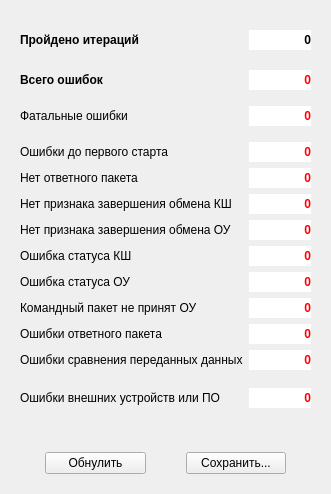
<?xml version="1.0" encoding="UTF-8"?>
<ui version="4.0">
 <class>VarTestErr</class>
 <widget class="QWidget" name="VarTestErr">
  <property name="geometry">
   <rect>
    <x>0</x>
    <y>0</y>
    <width>331</width>
    <height>494</height>
   </rect>
  </property>
  <property name="windowTitle">
   <string>Перебор параметров командного слова. Статистика ошибок.</string>
  </property>
  <property name="windowIcon">
   <iconset resource="../tgca/tgca.qrc">
    <normaloff>:/pictogram/dragdroprobot-example.png</normaloff>:/pictogram/dragdroprobot-example.png</iconset>
  </property>
  <layout class="QGridLayout" name="gridLayout" columnstretch="3,1">
   <property name="leftMargin">
    <number>20</number>
   </property>
   <property name="topMargin">
    <number>30</number>
   </property>
   <property name="rightMargin">
    <number>20</number>
   </property>
   <property name="bottomMargin">
    <number>0</number>
   </property>
   <item row="13" column="1">
    <widget class="QLabel" name="errReceive">
     <property name="minimumSize">
      <size>
       <width>0</width>
       <height>20</height>
      </size>
     </property>
     <property name="font">
      <font>
       <weight>75</weight>
       <bold>true</bold>
      </font>
     </property>
     <property name="styleSheet">
      <string notr="true">color: rgb(255, 0, 0);
background-color: rgb(255, 255, 255);</string>
     </property>
     <property name="text">
      <string>0</string>
     </property>
     <property name="alignment">
      <set>Qt::AlignRight|Qt::AlignTrailing|Qt::AlignVCenter</set>
     </property>
    </widget>
   </item>
   <item row="13" column="0">
    <widget class="QLabel" name="label_12">
     <property name="text">
      <string>Командный пакет не принят ОУ</string>
     </property>
    </widget>
   </item>
   <item row="4" column="1">
    <widget class="QLabel" name="errFatal">
     <property name="minimumSize">
      <size>
       <width>0</width>
       <height>20</height>
      </size>
     </property>
     <property name="font">
      <font>
       <weight>75</weight>
       <bold>true</bold>
      </font>
     </property>
     <property name="styleSheet">
      <string notr="true">color: rgb(255, 0, 0);
background-color: rgb(255, 255, 255);</string>
     </property>
     <property name="text">
      <string>0</string>
     </property>
     <property name="alignment">
      <set>Qt::AlignRight|Qt::AlignTrailing|Qt::AlignVCenter</set>
     </property>
    </widget>
   </item>
   <item row="9" column="1">
    <widget class="QLabel" name="errNoFinBC">
     <property name="minimumSize">
      <size>
       <width>0</width>
       <height>20</height>
      </size>
     </property>
     <property name="font">
      <font>
       <weight>75</weight>
       <bold>true</bold>
      </font>
     </property>
     <property name="styleSheet">
      <string notr="true">color: rgb(255, 0, 0);
background-color: rgb(255, 255, 255);</string>
     </property>
     <property name="text">
      <string>0</string>
     </property>
     <property name="alignment">
      <set>Qt::AlignRight|Qt::AlignTrailing|Qt::AlignVCenter</set>
     </property>
    </widget>
   </item>
   <item row="4" column="0">
    <widget class="QLabel" name="labelErrFatal">
     <property name="text">
      <string>Фатальные ошибки</string>
     </property>
    </widget>
   </item>
   <item row="15" column="1">
    <widget class="QLabel" name="errCompare">
     <property name="minimumSize">
      <size>
       <width>0</width>
       <height>20</height>
      </size>
     </property>
     <property name="font">
      <font>
       <weight>75</weight>
       <bold>true</bold>
      </font>
     </property>
     <property name="styleSheet">
      <string notr="true">color: rgb(255, 0, 0);
background-color: rgb(255, 255, 255);</string>
     </property>
     <property name="text">
      <string>0</string>
     </property>
     <property name="alignment">
      <set>Qt::AlignRight|Qt::AlignTrailing|Qt::AlignVCenter</set>
     </property>
    </widget>
   </item>
   <item row="12" column="0">
    <widget class="QLabel" name="label_7">
     <property name="text">
      <string>Ошибка статуса ОУ</string>
     </property>
    </widget>
   </item>
   <item row="12" column="1">
    <widget class="QLabel" name="errStatusRT">
     <property name="minimumSize">
      <size>
       <width>0</width>
       <height>20</height>
      </size>
     </property>
     <property name="font">
      <font>
       <weight>75</weight>
       <bold>true</bold>
      </font>
     </property>
     <property name="styleSheet">
      <string notr="true">color: rgb(255, 0, 0);
background-color: rgb(255, 255, 255);</string>
     </property>
     <property name="text">
      <string>0</string>
     </property>
     <property name="alignment">
      <set>Qt::AlignRight|Qt::AlignTrailing|Qt::AlignVCenter</set>
     </property>
    </widget>
   </item>
   <item row="6" column="0">
    <widget class="QLabel" name="label_14">
     <property name="text">
      <string>Ошибки до первого старта</string>
     </property>
    </widget>
   </item>
   <item row="6" column="1">
    <widget class="QLabel" name="errBefore">
     <property name="minimumSize">
      <size>
       <width>0</width>
       <height>20</height>
      </size>
     </property>
     <property name="font">
      <font>
       <weight>75</weight>
       <bold>true</bold>
      </font>
     </property>
     <property name="styleSheet">
      <string notr="true">color: rgb(255, 0, 0);
background-color: rgb(255, 255, 255);</string>
     </property>
     <property name="text">
      <string>0</string>
     </property>
     <property name="alignment">
      <set>Qt::AlignRight|Qt::AlignTrailing|Qt::AlignVCenter</set>
     </property>
    </widget>
   </item>
   <item row="15" column="0">
    <widget class="QLabel" name="label_8">
     <property name="text">
      <string>Ошибки сравнения переданных данных</string>
     </property>
    </widget>
   </item>
   <item row="21" column="0">
    <spacer name="verticalSpacer">
     <property name="orientation">
      <enum>Qt::Vertical</enum>
     </property>
     <property name="sizeHint" stdset="0">
      <size>
       <width>20</width>
       <height>40</height>
      </size>
     </property>
    </spacer>
   </item>
   <item row="10" column="0">
    <widget class="QLabel" name="label_13">
     <property name="text">
      <string>Нет признака завершения обмена ОУ</string>
     </property>
    </widget>
   </item>
   <item row="9" column="0">
    <widget class="QLabel" name="label_6">
     <property name="font">
      <font>
       <weight>50</weight>
       <bold>false</bold>
      </font>
     </property>
     <property name="text">
      <string>Нет признака завершения обмена КШ</string>
     </property>
    </widget>
   </item>
   <item row="7" column="0">
    <widget class="QLabel" name="label_4">
     <property name="text">
      <string>Нет ответного пакета</string>
     </property>
    </widget>
   </item>
   <item row="7" column="1">
    <widget class="QLabel" name="errNoSW">
     <property name="minimumSize">
      <size>
       <width>0</width>
       <height>20</height>
      </size>
     </property>
     <property name="font">
      <font>
       <weight>75</weight>
       <bold>true</bold>
      </font>
     </property>
     <property name="styleSheet">
      <string notr="true">color: rgb(255, 0, 0);
background-color: rgb(255, 255, 255);</string>
     </property>
     <property name="text">
      <string>0</string>
     </property>
     <property name="alignment">
      <set>Qt::AlignRight|Qt::AlignTrailing|Qt::AlignVCenter</set>
     </property>
    </widget>
   </item>
   <item row="10" column="1">
    <widget class="QLabel" name="errNoFinRT">
     <property name="minimumSize">
      <size>
       <width>0</width>
       <height>20</height>
      </size>
     </property>
     <property name="font">
      <font>
       <weight>75</weight>
       <bold>true</bold>
      </font>
     </property>
     <property name="styleSheet">
      <string notr="true">color: rgb(255, 0, 0);
background-color: rgb(255, 255, 255);</string>
     </property>
     <property name="text">
      <string>0</string>
     </property>
     <property name="alignment">
      <set>Qt::AlignRight|Qt::AlignTrailing|Qt::AlignVCenter</set>
     </property>
    </widget>
   </item>
   <item row="5" column="0">
    <widget class="QLabel" name="label_17">
     <property name="maximumSize">
      <size>
       <width>16777215</width>
       <height>4</height>
      </size>
     </property>
     <property name="text">
      <string/>
     </property>
    </widget>
   </item>
   <item row="11" column="1">
    <widget class="QLabel" name="errStatusBC">
     <property name="minimumSize">
      <size>
       <width>0</width>
       <height>20</height>
      </size>
     </property>
     <property name="font">
      <font>
       <weight>75</weight>
       <bold>true</bold>
      </font>
     </property>
     <property name="styleSheet">
      <string notr="true">color: rgb(255, 0, 0);
background-color: rgb(255, 255, 255);</string>
     </property>
     <property name="text">
      <string>0</string>
     </property>
     <property name="alignment">
      <set>Qt::AlignRight|Qt::AlignTrailing|Qt::AlignVCenter</set>
     </property>
    </widget>
   </item>
   <item row="1" column="0">
    <widget class="QLabel" name="label_9">
     <property name="maximumSize">
      <size>
       <width>16777215</width>
       <height>8</height>
      </size>
     </property>
     <property name="text">
      <string/>
     </property>
    </widget>
   </item>
   <item row="3" column="0">
    <widget class="QLabel" name="label_10">
     <property name="maximumSize">
      <size>
       <width>16777215</width>
       <height>4</height>
      </size>
     </property>
     <property name="text">
      <string/>
     </property>
    </widget>
   </item>
   <item row="2" column="1">
    <widget class="QLabel" name="totalErr">
     <property name="minimumSize">
      <size>
       <width>0</width>
       <height>20</height>
      </size>
     </property>
     <property name="font">
      <font>
       <weight>75</weight>
       <bold>true</bold>
      </font>
     </property>
     <property name="styleSheet">
      <string notr="true">color: rgb(255, 0, 0);
background-color: rgb(255, 255, 255);</string>
     </property>
     <property name="text">
      <string>0</string>
     </property>
     <property name="alignment">
      <set>Qt::AlignRight|Qt::AlignTrailing|Qt::AlignVCenter</set>
     </property>
    </widget>
   </item>
   <item row="0" column="1">
    <widget class="QLabel" name="totalIter">
     <property name="minimumSize">
      <size>
       <width>0</width>
       <height>20</height>
      </size>
     </property>
     <property name="font">
      <font>
       <weight>75</weight>
       <bold>true</bold>
      </font>
     </property>
     <property name="styleSheet">
      <string notr="true">background-color: rgb(255, 255, 255);</string>
     </property>
     <property name="text">
      <string>0</string>
     </property>
     <property name="alignment">
      <set>Qt::AlignRight|Qt::AlignTrailing|Qt::AlignVCenter</set>
     </property>
    </widget>
   </item>
   <item row="11" column="0">
    <widget class="QLabel" name="label_5">
     <property name="text">
      <string>Ошибка статуса КШ</string>
     </property>
    </widget>
   </item>
   <item row="22" column="0" colspan="2">
    <layout class="QHBoxLayout" name="horizontalLayout">
     <property name="spacing">
      <number>40</number>
     </property>
     <property name="leftMargin">
      <number>25</number>
     </property>
     <property name="topMargin">
      <number>20</number>
     </property>
     <property name="rightMargin">
      <number>25</number>
     </property>
     <property name="bottomMargin">
      <number>20</number>
     </property>
     <item>
      <widget class="QPushButton" name="toZero">
       <property name="text">
        <string>Обнулить</string>
       </property>
      </widget>
     </item>
     <item>
      <widget class="QPushButton" name="save">
       <property name="text">
        <string>Сохранить...</string>
       </property>
      </widget>
     </item>
    </layout>
   </item>
   <item row="2" column="0">
    <widget class="QLabel" name="label_2">
     <property name="font">
      <font>
       <weight>75</weight>
       <bold>true</bold>
      </font>
     </property>
     <property name="text">
      <string>Всего ошибок</string>
     </property>
    </widget>
   </item>
   <item row="0" column="0">
    <widget class="QLabel" name="label">
     <property name="font">
      <font>
       <weight>75</weight>
       <bold>true</bold>
      </font>
     </property>
     <property name="text">
      <string>Пройдено итераций</string>
     </property>
    </widget>
   </item>
   <item row="20" column="0">
    <widget class="QLabel" name="label_3">
     <property name="text">
      <string>Ошибки внешних устройств или ПО</string>
     </property>
    </widget>
   </item>
   <item row="18" column="0">
    <widget class="QLabel" name="label_11">
     <property name="maximumSize">
      <size>
       <width>16777215</width>
       <height>6</height>
      </size>
     </property>
     <property name="text">
      <string/>
     </property>
    </widget>
   </item>
   <item row="20" column="1">
    <widget class="QLabel" name="otherErr">
     <property name="minimumSize">
      <size>
       <width>0</width>
       <height>20</height>
      </size>
     </property>
     <property name="font">
      <font>
       <weight>75</weight>
       <bold>true</bold>
      </font>
     </property>
     <property name="styleSheet">
      <string notr="true">color: rgb(255, 0, 0);
background-color: rgb(255, 255, 255);
</string>
     </property>
     <property name="text">
      <string>0</string>
     </property>
     <property name="alignment">
      <set>Qt::AlignRight|Qt::AlignTrailing|Qt::AlignVCenter</set>
     </property>
    </widget>
   </item>
   <item row="14" column="0">
    <widget class="QLabel" name="label_15">
     <property name="text">
      <string>Ошибки ответного пакета</string>
     </property>
    </widget>
   </item>
   <item row="14" column="1">
    <widget class="QLabel" name="errRW">
     <property name="minimumSize">
      <size>
       <width>0</width>
       <height>20</height>
      </size>
     </property>
     <property name="font">
      <font>
       <weight>75</weight>
       <bold>true</bold>
      </font>
     </property>
     <property name="styleSheet">
      <string notr="true">color: rgb(255, 0, 0);
background-color: rgb(255, 255, 255);</string>
     </property>
     <property name="text">
      <string>0</string>
     </property>
     <property name="alignment">
      <set>Qt::AlignRight|Qt::AlignTrailing|Qt::AlignVCenter</set>
     </property>
    </widget>
   </item>
  </layout>
 </widget>
 <resources>
  <include location="../tgca/tgca.qrc"/>
 </resources>
 <connections/>
</ui>
